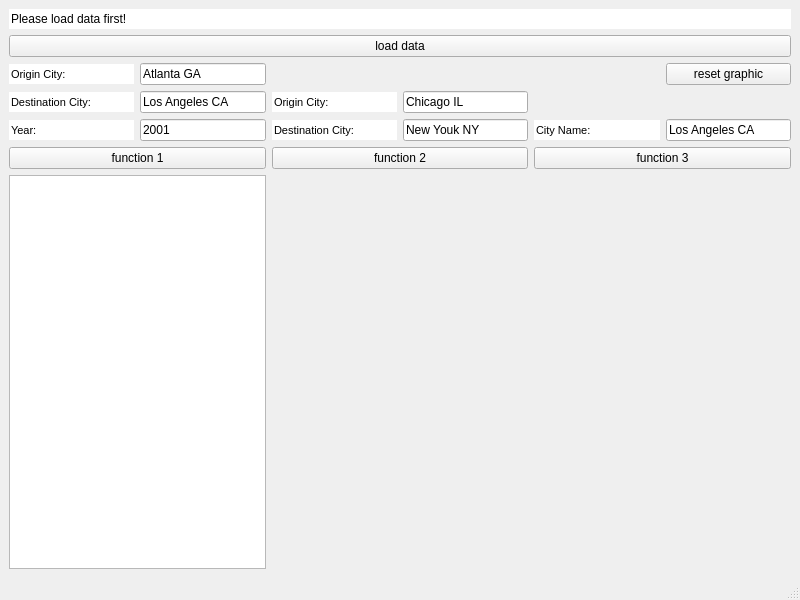
<?xml version="1.0" encoding="UTF-8"?>
<ui version="4.0">
 <class>MainWindow</class>
 <widget class="QMainWindow" name="MainWindow">
  <property name="geometry">
   <rect>
    <x>0</x>
    <y>0</y>
    <width>800</width>
    <height>600</height>
   </rect>
  </property>
  <property name="windowTitle">
   <string>MainWindow</string>
  </property>
  <widget class="QWidget" name="centralwidget">
   <layout class="QGridLayout" name="gridLayout">
    <item row="8" column="0" colspan="2">
     <widget class="QTextEdit" name="DisplayResult">
      <property name="readOnly">
       <bool>true</bool>
      </property>
     </widget>
    </item>
    <item row="4" column="3">
     <widget class="QLineEdit" name="fun2_2">
      <property name="text">
       <string>New Youk NY</string>
      </property>
     </widget>
    </item>
    <item row="1" column="0" colspan="6">
     <widget class="QPushButton" name="loadData">
      <property name="text">
       <string>load data</string>
      </property>
     </widget>
    </item>
    <item row="4" column="0">
     <widget class="QLineEdit" name="lineEdit_3">
      <property name="font">
       <font>
        <family>Arial</family>
        <pointsize>8</pointsize>
       </font>
      </property>
      <property name="text">
       <string>Year:</string>
      </property>
      <property name="frame">
       <bool>false</bool>
      </property>
      <property name="readOnly">
       <bool>true</bool>
      </property>
     </widget>
    </item>
    <item row="3" column="2">
     <widget class="QLineEdit" name="lineEdit_9">
      <property name="font">
       <font>
        <family>Arial</family>
        <pointsize>8</pointsize>
       </font>
      </property>
      <property name="text">
       <string>Origin City:</string>
      </property>
      <property name="frame">
       <bool>false</bool>
      </property>
      <property name="readOnly">
       <bool>true</bool>
      </property>
     </widget>
    </item>
    <item row="4" column="2">
     <widget class="QLineEdit" name="lineEdit_11">
      <property name="font">
       <font>
        <family>Arial</family>
        <pointsize>8</pointsize>
       </font>
      </property>
      <property name="text">
       <string>Destination City:</string>
      </property>
      <property name="frame">
       <bool>false</bool>
      </property>
      <property name="readOnly">
       <bool>true</bool>
      </property>
     </widget>
    </item>
    <item row="4" column="5">
     <widget class="QLineEdit" name="fun3_1">
      <property name="text">
       <string>Los Angeles CA</string>
      </property>
     </widget>
    </item>
    <item row="8" column="2" colspan="4">
     <widget class="QFrame" name="chart">
      <layout class="QHBoxLayout" name="horizontalLayout"/>
     </widget>
    </item>
    <item row="2" column="1">
     <widget class="QLineEdit" name="fun1_1">
      <property name="text">
       <string>Atlanta GA</string>
      </property>
     </widget>
    </item>
    <item row="3" column="3">
     <widget class="QLineEdit" name="fun2_1">
      <property name="text">
       <string>Chicago IL</string>
      </property>
     </widget>
    </item>
    <item row="4" column="4">
     <widget class="QLineEdit" name="lineEdit_13">
      <property name="font">
       <font>
        <family>Arial</family>
        <pointsize>8</pointsize>
       </font>
      </property>
      <property name="text">
       <string>City Name:</string>
      </property>
      <property name="frame">
       <bool>false</bool>
      </property>
      <property name="readOnly">
       <bool>true</bool>
      </property>
     </widget>
    </item>
    <item row="3" column="1">
     <widget class="QLineEdit" name="fun1_2">
      <property name="text">
       <string>Los Angeles CA</string>
      </property>
     </widget>
    </item>
    <item row="4" column="1">
     <widget class="QLineEdit" name="fun1_3">
      <property name="text">
       <string>2001</string>
      </property>
     </widget>
    </item>
    <item row="2" column="0">
     <widget class="QLineEdit" name="lineEdit">
      <property name="font">
       <font>
        <family>Arial</family>
        <pointsize>8</pointsize>
       </font>
      </property>
      <property name="text">
       <string>Origin City:</string>
      </property>
      <property name="frame">
       <bool>false</bool>
      </property>
      <property name="readOnly">
       <bool>true</bool>
      </property>
     </widget>
    </item>
    <item row="0" column="0" colspan="6">
     <widget class="QLineEdit" name="Display">
      <property name="inputMask">
       <string/>
      </property>
      <property name="text">
       <string>Please load data first!</string>
      </property>
      <property name="frame">
       <bool>false</bool>
      </property>
      <property name="readOnly">
       <bool>true</bool>
      </property>
     </widget>
    </item>
    <item row="3" column="0">
     <widget class="QLineEdit" name="lineEdit_2">
      <property name="font">
       <font>
        <family>Arial</family>
        <pointsize>8</pointsize>
       </font>
      </property>
      <property name="text">
       <string>Destination City:</string>
      </property>
      <property name="frame">
       <bool>false</bool>
      </property>
      <property name="readOnly">
       <bool>true</bool>
      </property>
     </widget>
    </item>
    <item row="7" column="0" colspan="2">
     <widget class="QPushButton" name="pushButton_1">
      <property name="text">
       <string>function 1</string>
      </property>
     </widget>
    </item>
    <item row="7" column="2" colspan="2">
     <widget class="QPushButton" name="pushButton_2">
      <property name="text">
       <string>function 2</string>
      </property>
     </widget>
    </item>
    <item row="2" column="5">
     <widget class="QPushButton" name="reset">
      <property name="text">
       <string>reset graphic</string>
      </property>
     </widget>
    </item>
    <item row="7" column="4" colspan="2">
     <widget class="QPushButton" name="pushButton_3">
      <property name="text">
       <string>function 3</string>
      </property>
     </widget>
    </item>
   </layout>
  </widget>
  <widget class="QMenuBar" name="menubar">
   <property name="geometry">
    <rect>
     <x>0</x>
     <y>0</y>
     <width>800</width>
     <height>26</height>
    </rect>
   </property>
  </widget>
  <widget class="QStatusBar" name="statusbar"/>
 </widget>
 <tabstops>
  <tabstop>Display</tabstop>
  <tabstop>loadData</tabstop>
  <tabstop>lineEdit</tabstop>
  <tabstop>lineEdit_2</tabstop>
  <tabstop>lineEdit_3</tabstop>
  <tabstop>fun1_1</tabstop>
  <tabstop>fun1_2</tabstop>
  <tabstop>fun1_3</tabstop>
  <tabstop>lineEdit_9</tabstop>
  <tabstop>lineEdit_11</tabstop>
  <tabstop>fun2_1</tabstop>
  <tabstop>fun2_2</tabstop>
  <tabstop>lineEdit_13</tabstop>
  <tabstop>fun3_1</tabstop>
  <tabstop>pushButton_1</tabstop>
  <tabstop>pushButton_2</tabstop>
  <tabstop>pushButton_3</tabstop>
 </tabstops>
 <resources/>
 <connections/>
</ui>
